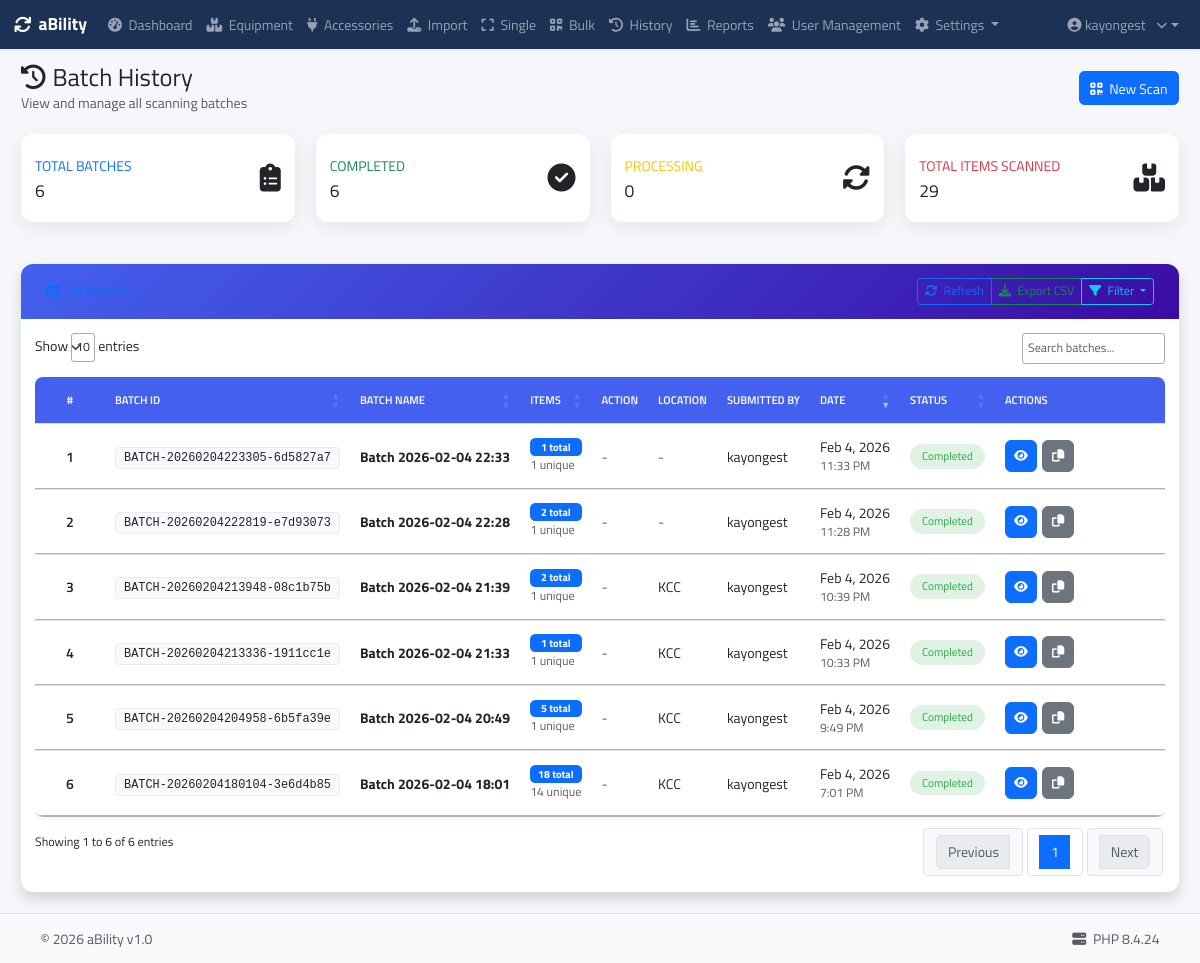
The app's page /batch_history.php (signed in) with its own data.
### tables this page shows
CREATE TABLE `batch_scans` (
  `id` int(11) NOT NULL,
  `batch_id` varchar(50) NOT NULL,
  `batch_name` varchar(255) DEFAULT NULL,
  `total_items` int(11) NOT NULL,
  `unique_items` int(11) NOT NULL,
  `submitted_by` int(11) DEFAULT NULL,
  `submitted_at` datetime DEFAULT current_timestamp(),
  `status` enum('pending','processing','completed','cancelled') DEFAULT 'pending',
  `action_applied` varchar(50) DEFAULT NULL,
  `location_applied` varchar(255) DEFAULT NULL,
  `notes` text DEFAULT NULL,
  `created_at` timestamp NOT NULL DEFAULT current_timestamp(),
  `updated_at` timestamp NOT NULL DEFAULT current_timestamp() ON UPDATE current_timestamp()
);

CREATE TABLE `users` (
  `id` int(11) NOT NULL,
  `username` varchar(50) NOT NULL,
  `email` varchar(100) NOT NULL,
  `full_name` varchar(100) DEFAULT NULL,
  `password` varchar(255) NOT NULL,
  `department` varchar(50) DEFAULT NULL,
  `phone` varchar(20) DEFAULT NULL,
  `hire_date` date DEFAULT NULL,
  `address` text DEFAULT NULL,
  `profile_image` varchar(255) DEFAULT NULL,
  `role` enum('admin','manager','user','stock_manager','stock_controller','tech_lead','technician','driver') DEFAULT 'user',
  `is_active` tinyint(1) DEFAULT 1,
  `created_at` timestamp NOT NULL DEFAULT current_timestamp(),
  `updated_at` timestamp NOT NULL DEFAULT current_timestamp() ON UPDATE current_timestamp()
);

### batch_history.php (the view, shortened to what this page needs)
<?php
$conn = new mysqli('localhost', 'root', '', 'ability_db');
$conn->query("CREATE TABLE IF NOT EXISTS batch_scans (
    id INT AUTO_INCREMENT PRIMARY KEY,
    batch_id VARCHAR(100) UNIQUE NOT NULL,
    batch_name VARCHAR(255) NOT NULL,
    total_items INT DEFAULT 0,
    unique_items INT DEFAULT 0,
    action_applied VARCHAR(50),
    location_applied VARCHAR(255),
    status VARCHAR(20) DEFAULT 'processing',
    submitted_by INT,
    submitted_at DATETIME DEFAULT CURRENT_TIMESTAMP,
    notes TEXT,
    created_at TIMESTAMP DEFAULT CURRENT_TIMESTAMP
)");
$conn->query("CREATE TABLE IF NOT EXISTS users (
    id INT AUTO_INCREMENT PRIMARY KEY,
    username VARCHAR(50) NOT NULL UNIQUE,
    email VARCHAR(100),
    password VARCHAR(255),
    role VARCHAR(20) DEFAULT 'user',
    created_at TIMESTAMP DEFAULT CURRENT_TIMESTAMP
)");
$conn->query("INSERT IGNORE INTO users (id, username, email, password, role)
              VALUES (1, 'admin', 'admin@example.com', MD5('admin123'), 'admin')");
$result = $conn->query("
    SELECT bs.*, u.username as submitted_by_name
    FROM batch_scans bs
    LEFT JOIN users u ON bs.submitted_by = u.id
    ORDER BY bs.submitted_at DESC
");
$batches = [];
if ($result) {
    while ($row = $result->fetch_assoc()) {
        $batches[] = $row;
    }
}
require_once 'views/partials/header.php';
?>
<div class="container-fluid">
    <div class="d-flex justify-content-between align-items-center mb-4">
        <div>
            <h1 class="h3 mb-0">
                <i class="fas fa-history me-2"></i>Batch History
            </h1>
            <p class="text-muted mb-0">View and manage all scanning batches</p>
        </div>
        <div>
            <a href="scan_2.php" class="btn btn-primary">
                <i class="fas fa-qrcode me-1"></i> New Scan
            </a>
        </div>
    </div>
    <div class="row mb-4">
        <div class="col-xl-3 col-md-6 mb-4">
            <div class="card border-left-primary h-100 py-2">
                <div class="card-body">
                    <div class="row no-gutters align-items-center">
                        <div class="col mr-2">
                            <div class="text-xs font-weight-bold text-primary text-uppercase mb-1">
                                Total Batches
                            </div>
                            <div class="h5 mb-0 font-weight-bold text-gray-800" id="totalBatches">
                                <?php echo count($batches); ?>
                            </div>
                        </div>
                        <div class="col-auto">
                            <i class="fas fa-clipboard-list fa-2x text-gray-300"></i>
                        </div>
                    </div>
                </div>
            </div>
        </div>
        <div class="col-xl-3 col-md-6 mb-4">
            <div class="card border-left-success h-100 py-2">
                <div class="card-body">
                    <div class="row no-gutters align-items-center">
                        <div class="col mr-2">
                            <div class="text-xs font-weight-bold text-success text-uppercase mb-1">
                                Completed
                            </div>
                            <div class="h5 mb-0 font-weight-bold text-gray-800">
                                <?php
                                $completed = array_filter($batches, function ($batch) {
                                    return $batch['status'] === 'completed';
                                });
                                echo count($completed);
                                ?>
                            </div>
                        </div>
                        <div class="col-auto">
                            <i class="fas fa-check-circle fa-2x text-gray-300"></i>
                        </div>
                    </div>
                </div>
            </div>
        </div>
        <div class="col-xl-3 col-md-6 mb-4">
            <div class="card border-left-warning h-100 py-2">
                <div class="card-body">
                    <div class="row no-gutters align-items-center">
                        <div class="col mr-2">
                            <div class="text-xs font-weight-bold text-warning text-uppercase mb-1">
                                Processing
                            </div>
                            <div class="h5 mb-0 font-weight-bold text-gray-800">
                                <?php
                                $processing = array_filter($batches, function ($batch) {
                                    return $batch['status'] === 'processing';
                                });
                                echo count($processing);
                                ?>
                            </div>
                        </div>
                        <div class="col-auto">
                            <i class="fas fa-sync-alt fa-2x text-gray-300"></i>
                        </div>
                    </div>
                </div>
            </div>
        </div>
        <div class="col-xl-3 col-md-6 mb-4">
            <div class="card border-left-danger h-100 py-2">
                <div class="card-body">
                    <div class="row no-gutters align-items-center">
                        <div class="col mr-2">
                            <div class="text-xs font-weight-bold text-danger text-uppercase mb-1">
                                Total Items Scanned
                            </div>
                            <div class="h5 mb-0 font-weight-bold text-gray-800">
                                <?php
                                $totalItems = array_sum(array_column($batches, 'total_items'));
                                echo number_format($totalItems);
                                ?>
                            </div>
                        </div>
                        <div class="col-auto">
                            <i class="fas fa-boxes fa-2x text-gray-300"></i>
                        </div>
                    </div>
                </div>
            </div>
        </div>
    </div>
    <div class="card shadow mb-4">
        <div class="card-header py-3 d-flex justify-content-between align-items-center">
            <h6 class="m-0 font-weight-bold text-primary">
                <i class="fas fa-table me-2"></i>All Batches
            </h6>
            <div class="btn-group">
                <button type="button" class="btn btn-sm btn-outline-primary" id="refreshTable">
                    <i class="fas fa-sync-alt me-1"></i> Refresh
                </button>
                <button type="button" class="btn btn-sm btn-outline-success" id="exportCSV">
                    <i class="fas fa-download me-1"></i> Export CSV
                </button>
                <div class="btn-group">
                    <button type="button" class="btn btn-sm btn-outline-info dropdown-toggle" data-bs-toggle="dropdown">
                        <i class="fas fa-filter me-1"></i> Filter
                    </button>
                </div>
            </div>
        </div>
        <div class="card-body">
            <div class="table-responsive">
                <table id="batchesTable" class="table table-hover" style="width:100%">
                    <thead>
                        <tr>
                            <th width="50">#</th>
                            <th>Batch ID</th>
                            <th>Batch Name</th>
                            <th>Items</th>
                            <th>Action</th>
                            <th>Location</th>
                            <th>Submitted By</th>
                            <th>Date</th>
                            <th>Status</th>
                            <th width="150">Actions</th>
                        </tr>
                    </thead>
                    <tbody>
                        <?php
                        $counter = 1;
                        foreach ($batches as $batch): ?>
                            <tr>
                                <td class="row-number"><?php echo $counter++; ?></td>
                                <td>
                                    <span class="batch-id"><?php echo htmlspecialchars($batch['batch_id']); ?></span>
                                </td>
                                <td>
                                    <strong><?php echo htmlspecialchars($batch['batch_name']); ?></strong>
                                </td>
                                <td>
                                    <div class="d-flex flex-column">
                                        <span class="badge bg-primary"><?php echo $batch['total_items']; ?> total</span>
                                        <small class="text-muted"><?php echo $batch['unique_items']; ?> unique</small>
                                    </div>
                                </td>
                                <td>
                                    <?php if ($batch['action_applied']): ?>
                                        <span class="badge bg-info">
                                            <?php echo ucfirst(str_replace('_', ' ', $batch['action_applied'])); ?>
                                        </span>
                                    <?php else: ?>
                                        <span class="text-muted">-</span>
                                    <?php endif; ?>
                                </td>
                                <td>
                                    <?php echo $batch['location_applied'] ? htmlspecialchars($batch['location_applied']) : '<span class="text-muted">-</span>'; ?>
                                </td>
                                <td>
                                    <?php echo htmlspecialchars($batch['submitted_by_name'] ?? 'System'); ?>
                                </td>
                                <td data-order="<?php echo strtotime($batch['submitted_at']); ?>">
                                    <?php echo date('M j, Y', strtotime($batch['submitted_at'])); ?>
                                    <small class="d-block text-muted">
                                        <?php echo date('g:i A', strtotime($batch['submitted_at'])); ?>
                                    </small>
                                </td>
                                <td>
                                    <span class="status-badge status-<?php echo $batch['status']; ?>">
                                        <?php echo ucfirst($batch['status']); ?>
                                    </span>
                                </td>
                                <td>
                                    <div class="action-buttons">
                                        <a href="batch_view.php?id=<?php echo urlencode($batch['batch_id']); ?>"
                                            class="btn btn-sm btn-primary action-btn"
                                            title="View Details">
                                            <i class="fas fa-eye"></i>
                                        </a>
                                        <button class="btn btn-sm btn-secondary action-btn copy-batch-id"
                                            data-batch-id="<?php echo htmlspecialchars($batch['batch_id']); ?>"
                                            title="Copy ID">
                                            <i class="fas fa-copy"></i>
                                        </button>
                                    </div>
                                </td>
                            </tr>
                        <?php endforeach; ?>
                    </tbody>
                </table>
            </div>
        </div>
    </div>
</div>
<link rel="stylesheet" type="text/css" href="https://cdn.datatables.net/1.13.6/css/dataTables.bootstrap5.min.css">
<?php
if (file_exists('views/partials/footer.php')) {
    require_once 'views/partials/footer.php';
} else {
    echo '</div></body></html>';
}
?>

### assets/css/styles.css (style rules this page uses)
:root { --primary: #324e8e; --secondary: #6c757d; --success: #28a745; --danger: ; font-size: 0.875em; margin-top: 0; --warning: #ffc107; --info: #17a2b8; --light: #f8f9fa; --dark: #343a40; --sidebar-width: 280px; --header-height: 56px; }
body { background-color: #f5f7fb; font-family: "Titillium Web", sans-serif; }
.table th { font-weight: 600; text-transform: uppercase; font-size: 0.8rem; color: var(--secondary); border-bottom: 2px solid #dee2e6; }
.action-buttons { display: flex; gap: 5px; }
.action-buttons .btn { width: 32px; height: 32px; display: inline-flex; align-items: center; justify-content: center; padding: 0; }

### batch_history.php (style rules this page uses)
#batchesTable { border-collapse: separate; border-spacing: 0; border-radius: 8px; overflow: hidden; box-shadow: 0 2px 10px rgba(0, 0, 0, 0.05); }
#batchesTable thead th { background-color: #4361ee; color: white; border: none; font-weight: 600; padding: 15px 10px; position: sticky; top: 0; }
#batchesTable tbody td { padding: 12px 10px; vertical-align: middle; border-top: 1px solid #dee2e6; }
.status-badge { padding: 4px 12px; border-radius: 20px; font-size: 0.8rem; font-weight: 500; display: inline-block; }
.status-completed { background-color: rgba(40, 167, 69, 0.15); color: #28a745; }
.batch-id { font-family: 'Courier New', monospace; font-size: 0.85rem; background: #f8f9fa; padding: 3px 8px; border-radius: 4px; border: 1px solid #e9ecef; }
.row-number { font-weight: 600; color: #6c757d; text-align: center; min-width: 40px; }
.action-buttons { display: flex; gap: 5px; flex-wrap: wrap; }
.action-btn { width: 32px; height: 32px; display: flex; align-items: center; justify-content: center; border-radius: 6px; transition: all 0.2s; }
.card { border: none; box-shadow: 0 5px 20px rgba(0, 0, 0, 0.08); border-radius: 12px; overflow: hidden; }
.card-header { background: linear-gradient(135deg, #4361ee, #3a0ca3); color: white; border: none; padding: 20px 25px; }

### records on screen
batch_scans: batch "BATCH-20260204223305-6d5827a7", batch_name "Batch 2026-02-04 22:33", total_items "1", unique_items "1", users.username "kayongest", submitted_at "Feb 4, 2026", submitted_at "11:33 PM", status "Completed"
batch_scans: batch "BATCH-20260204222819-e7d93073", batch_name "Batch 2026-02-04 22:28", total_items "2", unique_items "1", users.username "kayongest", submitted_at "Feb 4, 2026", submitted_at "11:28 PM", status "Completed"
batch_scans: batch "BATCH-20260204213948-08c1b75b", batch_name "Batch 2026-02-04 21:39", total_items "2", unique_items "1", location_applied "KCC", users.username "kayongest", submitted_at "Feb 4, 2026", submitted_at "10:39 PM", status "Completed"
batch_scans: batch "BATCH-20260204213336-1911cc1e", batch_name "Batch 2026-02-04 21:33", total_items "1", unique_items "1", location_applied "KCC", users.username "kayongest", submitted_at "Feb 4, 2026", submitted_at "10:33 PM", status "Completed"
batch_scans: batch "BATCH-20260204204958-6b5fa39e", batch_name "Batch 2026-02-04 20:49", total_items "5", unique_items "1", location_applied "KCC", users.username "kayongest", submitted_at "Feb 4, 2026", submitted_at "9:49 PM", status "Completed"
batch_scans: batch "BATCH-20260204180104-3e6d4b85", batch_name "Batch 2026-02-04 18:01", total_items "18", unique_items "14", location_applied "KCC", users.username "kayongest", submitted_at "Feb 4, 2026", submitted_at "7:01 PM", status "Completed"

### other values on screen
$_SESSION['username'] "kayongest"
count($batches) "6"
count($completed) "6"
count($processing) "0"
$totalItems "29"
phpversion() "8.4.24"
